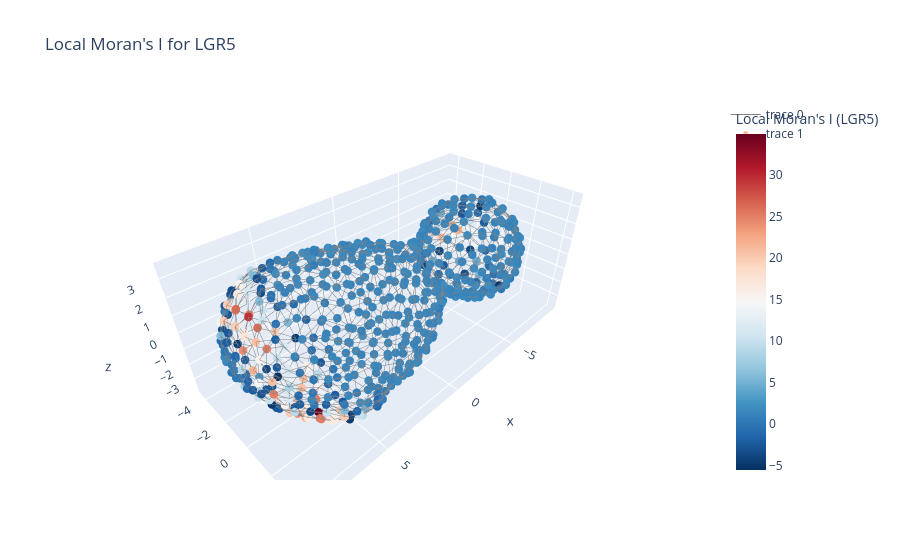
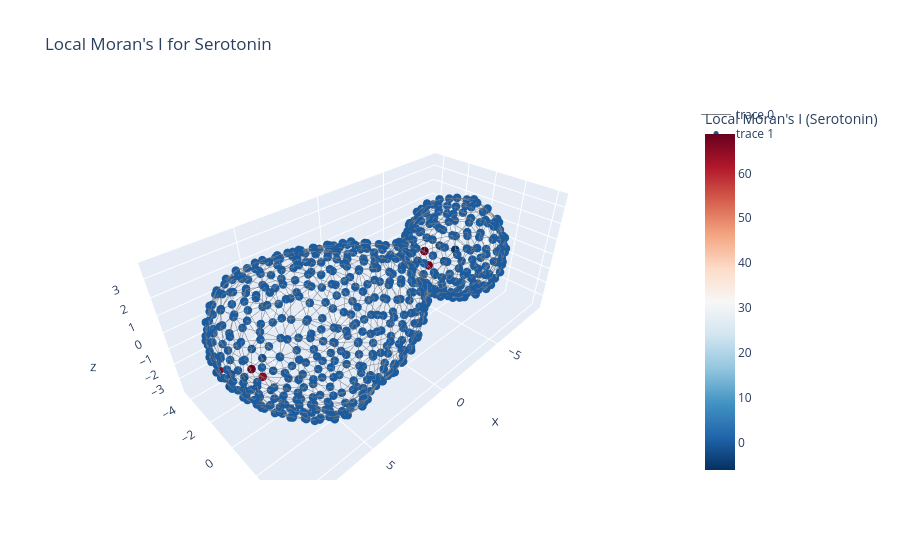

Source (notebook cell) for these figures, in order:
### Markdown cell above
Each subplot shows the distribution of Moran's I values obtained by **permuting the cell labels** for a single marker while keeping the spatial weight matrix $W$ fixed. The histogram (gray) represents the null distribution under random labeling, and the red dashed line indicates the **observed Moran's I** for the actual spatial configuration of the marker. Recall that

- $I > 0$ indicates positive spatial clustering (cells with high values tend to be near other high values).  
- $I < 0$ indicates dispersion (high values near low values).  
- $I \approx 0$ indicates no spatial structure beyond random chance.  

The empirical **p-value** is computed as the fraction of permuted Moran’s I values whose magnitude is at least as extreme as the observed value. Small p-values indicate that the observed spatial autocorrelation is **unlikely to occur by chance**, given the weight matrix.  

> Note: The choice of weight matrix $W$ affects the scale and interpretation of Moran’s I. Here, nearest-neighbor adjacency (k=1) is used, but other schemes (e.g., kNN, distance-decay) can emphasize different spatial scales.

### Code cell
# --- Markers to plot ---
focal_markers = ["LGR5", "Serotonin", "Lysozyme"]
marker_indices = [mesh.marker_names.index(name) for name in focal_markers]


for j, marker in enumerate([mesh.marker_names[i] for i in marker_indices]):
    node_color = local_I_obs[:, j]
    node_color = np.nan_to_num(node_color)  # replace NaN with 0 for plotting
    fig = go.Figure()
    edge_x, edge_y, edge_z = [], [], []
    for i, k in cell_graph.edges():
        edge_x += [centroids[i, 0], centroids[k, 0], None]
        edge_y += [centroids[i, 1], centroids[k, 1], None]
        edge_z += [centroids[i, 2], centroids[k, 2], None]
    edge_trace = go.Scatter3d(x=edge_x, y=edge_y, z=edge_z, mode='lines', line=dict(width=1, color='gray'))
    node_trace = go.Scatter3d(
        x=centroids[:, 0], y=centroids[:, 1], z=centroids[:, 2],
        mode='markers',
        marker=dict(size=5, color=node_color, colorscale='RdBu_r', colorbar=dict(title=f"Local Moran's I ({marker})")),
        text=[f"Cell {i}" for i in range(len(centroids))], hoverinfo='text'
    )
    fig.add_trace(edge_trace)
    fig.add_trace(node_trace)
    fig.update_layout(title=f"Local Moran's I for {marker}", scene=dict(aspectmode='data'))
    fig.show()

### Figure 1 — Plotly figure (JSON) as saved in the notebook; plotly's stock layout.template omitted (floating-point values rounded to 4 significant figures; data arrays with more than 128 entries replaced by an {"elided": "..."} marker saying what was removed)
{"data": [{"line": {"color": "gray", "width": 1}, "mode": "lines", "type": "scatter3d", "x": {"elided": "5304 float values"}, "y": {"elided": "5304 float values"}, "z": {"elided": "5304 float values"}}, {"hoverinfo": "text", "marker": {"color": {"elided": "590 float values"}, "colorbar": {"title": {"text": "Local Moran's I (LGR5)"}}, "colorscale": [[0, "rgb(5,48,97)"], [0.1, "rgb(33,102,172)"], [0.2, "rgb(67,147,195)"], [0.3, "rgb(146,197,222)"], [0.4, "rgb(209,229,240)"], [0.5, "rgb(247,247,247)"], [0.6, "rgb(253,219,199)"], [0.7, "rgb(244,165,130)"], [0.8, "rgb(214,96,77)"], [0.9, "rgb(178,24,43)"], [1, "rgb(103,0,31)"]], "size": 5}, "mode": "markers", "text": {"elided": "590 str values"}, "type": "scatter3d", "x": {"elided": "590 float values"}, "y": {"elided": "590 float values"}, "z": {"elided": "590 float values"}}], "layout": {"scene": {"aspectmode": "data"}, "title": {"text": "Local Moran's I for LGR5"}}}

### Figure 2 — Plotly figure (JSON) as saved in the notebook; plotly's stock layout.template omitted (floating-point values rounded to 4 significant figures; data arrays with more than 128 entries replaced by an {"elided": "..."} marker saying what was removed)
{"data": [{"line": {"color": "gray", "width": 1}, "mode": "lines", "type": "scatter3d", "x": {"elided": "5304 float values"}, "y": {"elided": "5304 float values"}, "z": {"elided": "5304 float values"}}, {"hoverinfo": "text", "marker": {"color": {"elided": "590 float values"}, "colorbar": {"title": {"text": "Local Moran's I (Serotonin)"}}, "colorscale": [[0, "rgb(5,48,97)"], [0.1, "rgb(33,102,172)"], [0.2, "rgb(67,147,195)"], [0.3, "rgb(146,197,222)"], [0.4, "rgb(209,229,240)"], [0.5, "rgb(247,247,247)"], [0.6, "rgb(253,219,199)"], [0.7, "rgb(244,165,130)"], [0.8, "rgb(214,96,77)"], [0.9, "rgb(178,24,43)"], [1, "rgb(103,0,31)"]], "size": 5}, "mode": "markers", "text": {"elided": "590 str values"}, "type": "scatter3d", "x": {"elided": "590 float values"}, "y": {"elided": "590 float values"}, "z": {"elided": "590 float values"}}], "layout": {"scene": {"aspectmode": "data"}, "title": {"text": "Local Moran's I for Serotonin"}}}
